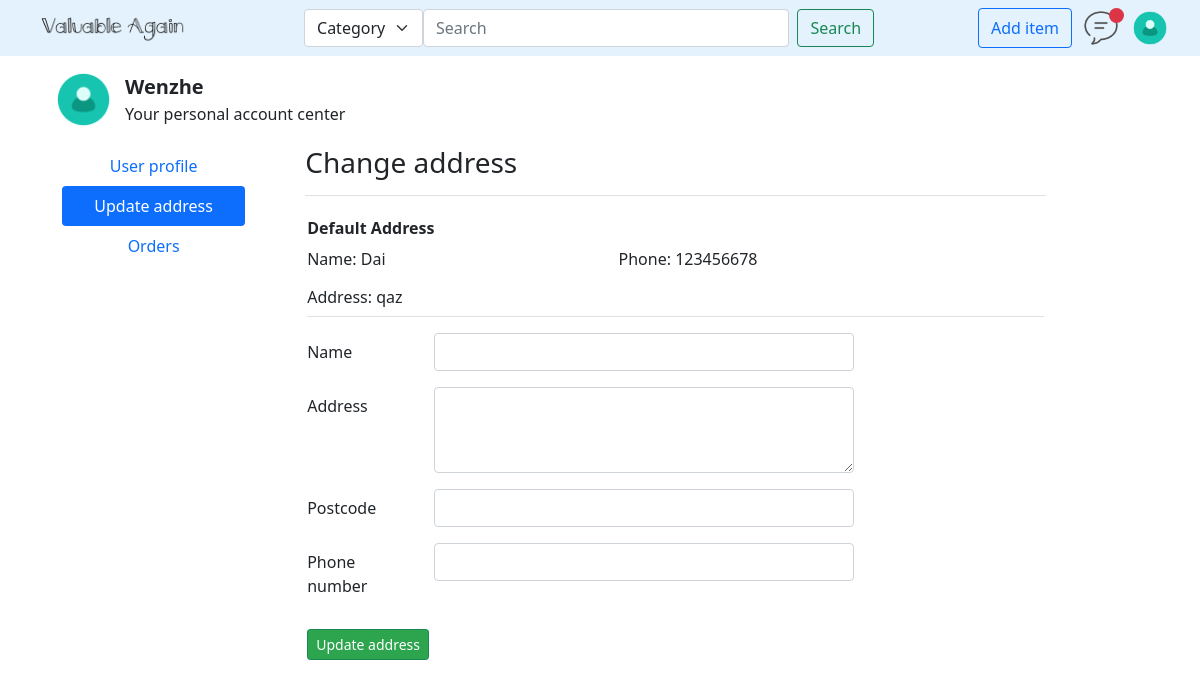
Screenshot of /user/address (signed in) with the database file from the repository.
### apps/user/models.py (models this page shows)
class User(AbstractUser, BaseModel):
    class Meta:
        db_table = 'df_user'
        verbose_name = 'User'
        verbose_name_plural = verbose_name

class Address(BaseModel):
    user = models.ForeignKey('User', verbose_name='Account', on_delete=models.CASCADE)
    name = models.CharField(max_length=128, verbose_name='name')
    Address = models.CharField(max_length=256, verbose_name='Address')
    postcode = models.CharField(max_length=6, null=False, verbose_name='Postcode', default='abc')
    phone = models.CharField(max_length=10, verbose_name='Phone')
    is_default = models.BooleanField(default=False, verbose_name='Default')
    class Meta:
        db_table = 'df_address'
        verbose_name = 'Address'
        verbose_name_plural = verbose_name

### apps/user/views.py (the view, shortened to what this page needs)
# urls.py: path('address', AddressView.as_view(), name='centerAddress'),
class AddressView(LoginRequiredMixin, View):
    def get(self, request):
        user = request.user
        try:
            de_address = Address.objects.get(user=user, is_default=True)
        except Address.DoesNotExist:
            de_address = None
        return render(request, 'user/changeAddress.html', {'de_address':de_address})

### templates/user/changeAddress.html (shortened to what this page needs)
{% extends 'goods/base.html' %}
{% load staticfiles %}
{% block head_block %}
    <link href="{% static 'css/user_center.css' %}" rel="stylesheet">
{% endblock %}
{% block body_block %}
    <div class="main-content container-sm">
        <div class="top-box">
            <img src="{% static 'images/default-avatar.png' %}" class="rounded-circle" width="63" height="63">
            <div class="top-user-text">
                <div class="fw-bold fs-5">{{ user.username }}</div>
                <div class="fs-6">Your personal account center</div>
            </div>
        </div>
        <div class="left-box">
            <ul class="nav nav-pills nav-fill flex-column" id="myTab" role="tablist">
                <li class="nav-item" role="presentation">
                    <button onclick="window.location.href='{% url 'user:centerProfile' %}'" class="nav-link" type="button">User profile</button>
                </li>
                <li class="nav-item" role="presentation">
                    <button onclick="window.location.href='{% url 'user:centerAddress' %}'" class="nav-link active" type="button">Update address</button>
                </li>
                <li class="nav-item" role="presentation">
                    <button onclick="window.location.href='{% url 'user:centerOrders' %}'" class="nav-link" type="button">Orders</button>
                </li>
            </ul>
        </div>
        <div class="main-box tab-content">
            <div class="tab-pane fade show active" id="address-tab" role="tabpanel" aria-labelledby="address-tab">
                <div class="tab-content-header fs-3 border-bottom fw-light">Change address</div>
                <form class="tab-content-body" novalidate method="post">
                    <dt>Default Address</dt>
                    {% if de_address %}
                        <div>
                            <label class="col-sm-5 col-form-label">Name: {{ de_address.name }}</label>
                            <label class="col-sm-5 col-form-label">Phone: {{ de_address.phone }}</label>
                        </div>
                        <div class="mb-3 border-bottom">
                            <label class="col-sm-12 col-form-label">Address: {{ de_address.Address }}</label>
                        </div>
                    {% else %}
                        <div class="mb-3 border-bottom">
                            <label class="col-sm-12 col-form-label">No default address</label>
                        </div>
                    {% endif %}
                    <div class="mb-3 row">
                        <label class="col-sm-2 col-form-label">Name</label>
                        <div class="col-sm-7">
                            <input type="text" class="form-control" id="name" name="name" value="">
                        </div>
                    </div>
                    <div class="mb-3 row">
                        <label class="col-sm-2 col-form-label">Address</label>
                        <div class="col-sm-7">
                            <textarea class="form-control" id="address" name="address" rows="3"></textarea>
                        </div>
                    </div>
                    <div class="mb-3 row">
                        <label class="col-sm-2 col-form-label">Postcode</label>
                        <div class="col-sm-7">
                            <input type="text" class="form-control" id="postcode" name="postcode" value="">
                        </div>
                    </div>
                    <div class="mb-3 row">
                        <label class="col-sm-2 col-form-label">Phone number</label>
                        <div class="col-sm-7">
                            <input type="text" class="form-control" id="phone" name="phone" value="">
                        </div>
                    </div>
                    <div class="mt-4 col-4">
                        <button type="submit" class="btn btn-sm btn-success">Update address</button>
                    </div>
                </form>
            </div>
        </div>
    </div>
{% endblock %}

### static/css/user_center.css (style rules this page uses)
.main-content { min-height: calc(100% - 56px); height: fit-content; display: flex; justify-content: start; flex-wrap: wrap; align-content: start; }
.top-box { width: 100%; height: 80px; padding: 5px 10px; display: flex; justify-content: start; align-items: end; }
.top-box .top-user-text { margin-left: 10px; height: 100%; display: flex; flex-direction: column; justify-content: end; padding-bottom: 5px; }
.left-box { width: 20%; padding: 10px 20px; }
.main-box { width: 70%; margin-left: 20px; padding: 5px 20px; height: fit-content; }
.main-box .tab-content-header { height: 55px; }
.main-box .tab-content-body { width: 100%; padding: 20px 2px; }
.btn-success { background-color: #2da44e; }

### rows the page displays
User: username "Wenzhe"
Address: name "Dai", phone "123456678", Address "qaz"
